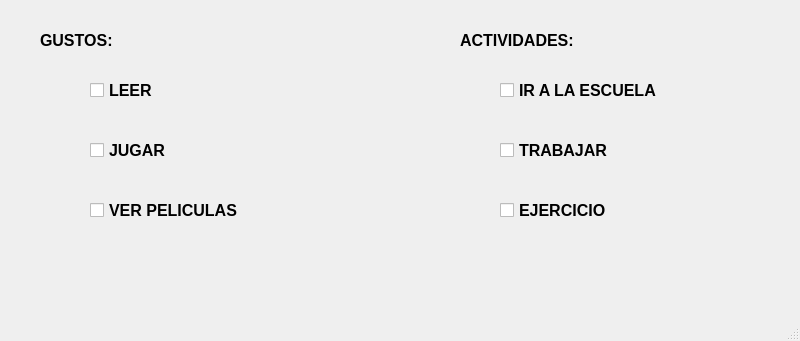
<?xml version="1.0" encoding="UTF-8"?>
<ui version="4.0">
 <class>MainWindow</class>
 <widget class="QMainWindow" name="MainWindow">
  <property name="geometry">
   <rect>
    <x>0</x>
    <y>0</y>
    <width>800</width>
    <height>341</height>
   </rect>
  </property>
  <property name="windowTitle">
   <string>MainWindow</string>
  </property>
  <widget class="QWidget" name="centralwidget">
   <widget class="QCheckBox" name="cb_leer">
    <property name="geometry">
     <rect>
      <x>90</x>
      <y>70</y>
      <width>171</width>
      <height>41</height>
     </rect>
    </property>
    <property name="font">
     <font>
      <pointsize>12</pointsize>
      <weight>75</weight>
      <bold>true</bold>
     </font>
    </property>
    <property name="text">
     <string>LEER</string>
    </property>
   </widget>
   <widget class="QCheckBox" name="cb_jugar">
    <property name="geometry">
     <rect>
      <x>90</x>
      <y>130</y>
      <width>171</width>
      <height>41</height>
     </rect>
    </property>
    <property name="font">
     <font>
      <pointsize>12</pointsize>
      <weight>75</weight>
      <bold>true</bold>
     </font>
    </property>
    <property name="text">
     <string>JUGAR</string>
    </property>
   </widget>
   <widget class="QCheckBox" name="cb_peliculas">
    <property name="geometry">
     <rect>
      <x>90</x>
      <y>190</y>
      <width>201</width>
      <height>41</height>
     </rect>
    </property>
    <property name="font">
     <font>
      <pointsize>12</pointsize>
      <weight>75</weight>
      <bold>true</bold>
     </font>
    </property>
    <property name="text">
     <string>VER PELICULAS</string>
    </property>
   </widget>
   <widget class="QCheckBox" name="cb_ejercicio">
    <property name="geometry">
     <rect>
      <x>500</x>
      <y>190</y>
      <width>171</width>
      <height>41</height>
     </rect>
    </property>
    <property name="font">
     <font>
      <pointsize>12</pointsize>
      <weight>75</weight>
      <bold>true</bold>
     </font>
    </property>
    <property name="text">
     <string>EJERCICIO</string>
    </property>
   </widget>
   <widget class="QCheckBox" name="cb_escuela">
    <property name="geometry">
     <rect>
      <x>500</x>
      <y>70</y>
      <width>221</width>
      <height>41</height>
     </rect>
    </property>
    <property name="font">
     <font>
      <pointsize>12</pointsize>
      <weight>75</weight>
      <bold>true</bold>
     </font>
    </property>
    <property name="text">
     <string>IR A LA ESCUELA</string>
    </property>
   </widget>
   <widget class="QCheckBox" name="cb_trabajar">
    <property name="geometry">
     <rect>
      <x>500</x>
      <y>130</y>
      <width>171</width>
      <height>41</height>
     </rect>
    </property>
    <property name="font">
     <font>
      <pointsize>12</pointsize>
      <weight>75</weight>
      <bold>true</bold>
     </font>
    </property>
    <property name="text">
     <string>TRABAJAR</string>
    </property>
   </widget>
   <widget class="QLabel" name="label">
    <property name="geometry">
     <rect>
      <x>40</x>
      <y>20</y>
      <width>171</width>
      <height>41</height>
     </rect>
    </property>
    <property name="font">
     <font>
      <pointsize>12</pointsize>
      <weight>75</weight>
      <bold>true</bold>
     </font>
    </property>
    <property name="text">
     <string>GUSTOS:</string>
    </property>
   </widget>
   <widget class="QLabel" name="label_2">
    <property name="geometry">
     <rect>
      <x>460</x>
      <y>20</y>
      <width>171</width>
      <height>41</height>
     </rect>
    </property>
    <property name="font">
     <font>
      <pointsize>12</pointsize>
      <weight>75</weight>
      <bold>true</bold>
     </font>
    </property>
    <property name="text">
     <string>ACTIVIDADES:</string>
    </property>
   </widget>
  </widget>
  <widget class="QMenuBar" name="menubar">
   <property name="geometry">
    <rect>
     <x>0</x>
     <y>0</y>
     <width>800</width>
     <height>26</height>
    </rect>
   </property>
  </widget>
  <widget class="QStatusBar" name="statusbar"/>
 </widget>
 <resources/>
 <connections/>
</ui>
